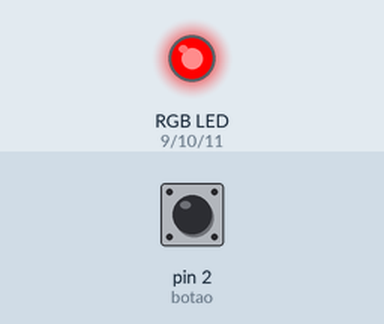
A sketch run on a simulated Arduino Uno, built with avr-gcc and run on an emulated ATmega328P. On the bench: an RGB LED mixed from three pins (HIGH = lit). The test bench sets the inputs (shaded band); at power-on: pin 2 (botao) HIGH. Dim RGB values are drawn brighter than linear.

Above: at 1.2 s.
1.3 s: pin 2 (botao) pulled LOW for 0.15 s
At 2.36 s:
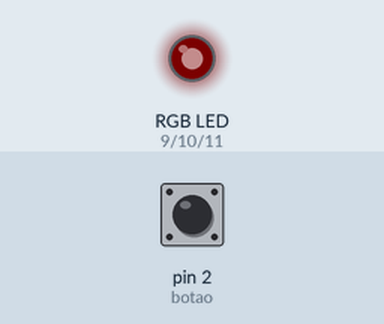
4.4 s: pin 2 (botao) pulled LOW for 3.2 s
At 6.8 s:
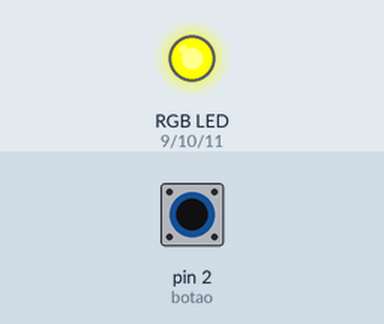
9.1 s: pin 2 (botao) pulled LOW for 1 s
12.5 s: pin 2 (botao) pulled LOW for 3.2 s
At 15.4 s:
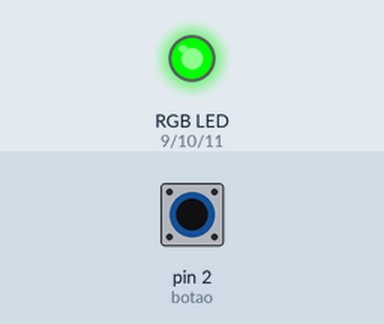
17.2 s: pin 2 (botao) pulled LOW for 0.15 s
20.2 s: pin 2 (botao) driven LOW
At 23.6 s:
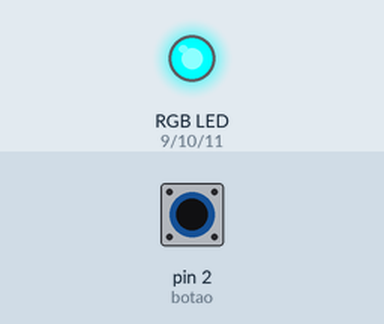
Timing chart, 0 to 24.2 s (numbered marks = the images above; inputs shaded):
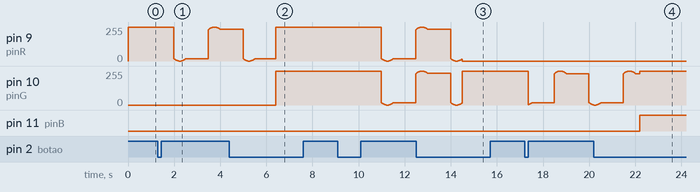

The sketch:

led_rgb.ino
```cpp
const int botao = 2;
const int pinR = 9;
const int pinG = 10;
const int pinB = 11;

const long LIMITE_TOQUE_LONGO = 2000;
const long PERIODO_PULSO_LENTO = 3000;
const long PERIODO_PULSO_RAPIDO = 500;

const int NUM_CORES = 7;
const int cores[NUM_CORES][3] = {
  {255, 0, 0},
  {255, 255, 0},
  {0, 255, 0},
  {0, 255, 255},
  {0, 0, 255},
  {255, 0, 255},
  {255, 255, 255}
};

int indiceCor = 0;
int modo = 1;

bool estadoAnterior = HIGH;
unsigned long tempoPressionado = 0;
bool pressionando = false;
bool acaoLongaExecutada = false;

void setColor(float escala) {
  int r = cores[indiceCor][0] * escala;
  int g = cores[indiceCor][1] * escala;
  int b = cores[indiceCor][2] * escala;
  analogWrite(pinR, r);
  analogWrite(pinG, g);
  analogWrite(pinB, b);
}

void setup() {
  pinMode(botao, INPUT_PULLUP);
  pinMode(pinR, OUTPUT);
  pinMode(pinG, OUTPUT);
  pinMode(pinB, OUTPUT);
}

void loop() {
  bool estadoAtual = digitalRead(botao);
  unsigned long agora = millis();

  if (estadoAnterior == HIGH && estadoAtual == LOW) {
    pressionando = true;
    tempoPressionado = agora;
    acaoLongaExecutada = false;
  }

  if (pressionando && estadoAtual == LOW && !acaoLongaExecutada) {
    if (agora - tempoPressionado >= LIMITE_TOQUE_LONGO) {
      indiceCor = (indiceCor + 1) % NUM_CORES;
      modo = 1;
      acaoLongaExecutada = true;
    }
  }

  if (estadoAnterior == LOW && estadoAtual == HIGH) {
    if (pressionando && !acaoLongaExecutada) {
      modo = (modo % 3) + 1;
    }
    pressionando = false;
  }

  estadoAnterior = estadoAtual;

  switch (modo) {
    case 1:
      setColor(1.0);
      break;
    case 2: {
      float fase = (agora % PERIODO_PULSO_LENTO) / (float)PERIODO_PULSO_LENTO;
      float escala = (sin(fase * 2 * PI) + 1.0) / 2.0;
      setColor(escala);
      break;
    }
    case 3: {
      float fase = (agora % PERIODO_PULSO_RAPIDO) / (float)PERIODO_PULSO_RAPIDO;
      float escala = (sin(fase * 2 * PI) + 1.0) / 2.0;
      setColor(escala);
      break;
    }
  }
}
```

Measured:
- after the input at 4.4 s, pin 10 (pinG): 0/255 → 255/255 after 2.0 s
- after the input at 20.2 s, pin 11 (pinB): LOW → HIGH after 2.0 s
